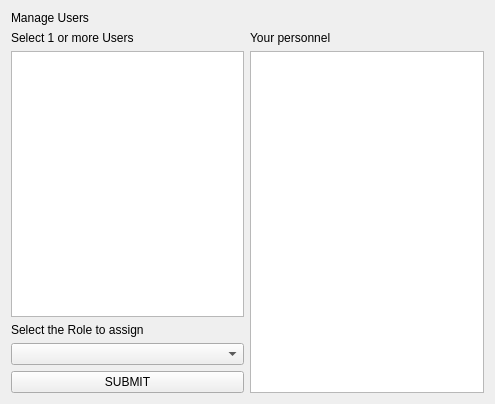
<?xml version="1.0" encoding="UTF-8"?>
<ui version="4.0">
 <class>ManageUser</class>
 <widget class="QWidget" name="ManageUser">
  <property name="geometry">
   <rect>
    <x>0</x>
    <y>0</y>
    <width>495</width>
    <height>404</height>
   </rect>
  </property>
  <property name="windowTitle">
   <string>Form</string>
  </property>
  <layout class="QGridLayout" name="gridLayout">
   <item row="0" column="0">
    <widget class="QLabel" name="label_title">
     <property name="text">
      <string>Manage Users</string>
     </property>
    </widget>
   </item>
   <item row="1" column="0">
    <layout class="QVBoxLayout" name="verticalLayout_4">
     <item>
      <layout class="QVBoxLayout" name="verticalLayout">
       <item>
        <widget class="QLabel" name="label_select_users">
         <property name="text">
          <string>Select 1 or more Users</string>
         </property>
        </widget>
       </item>
       <item>
        <widget class="QListView" name="list_users"/>
       </item>
      </layout>
     </item>
     <item>
      <layout class="QVBoxLayout" name="verticalLayout_2">
       <item>
        <widget class="QLabel" name="label_select_role">
         <property name="text">
          <string>Select the Role to assign</string>
         </property>
        </widget>
       </item>
       <item>
        <widget class="QComboBox" name="cb_role"/>
       </item>
      </layout>
     </item>
     <item>
      <widget class="QPushButton" name="pb_submit">
       <property name="text">
        <string>SUBMIT</string>
       </property>
      </widget>
     </item>
    </layout>
   </item>
   <item row="1" column="1">
    <layout class="QVBoxLayout" name="verticalLayout_3">
     <item>
      <widget class="QLabel" name="label_personnel">
       <property name="text">
        <string>Your personnel</string>
       </property>
      </widget>
     </item>
     <item>
      <widget class="QTableView" name="table_personnel"/>
     </item>
    </layout>
   </item>
  </layout>
 </widget>
 <resources/>
 <connections/>
</ui>
